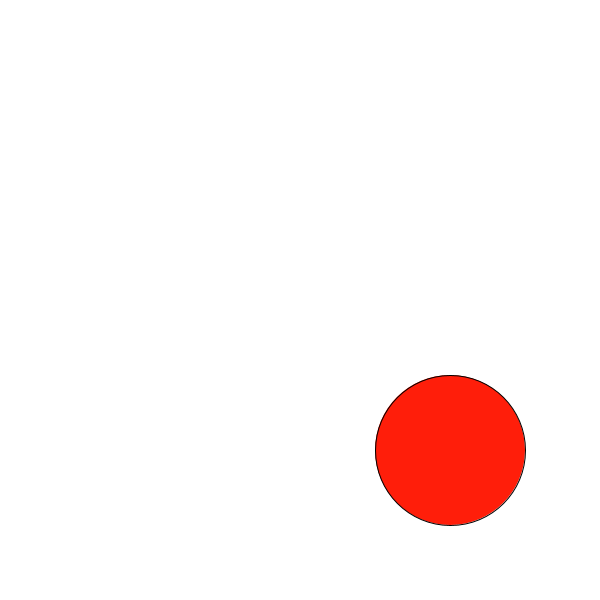
Frame 1 (no input)
Frame 60 (the mouse pressed at the canvas centre just before this capture): identical to frame 1, image omitted
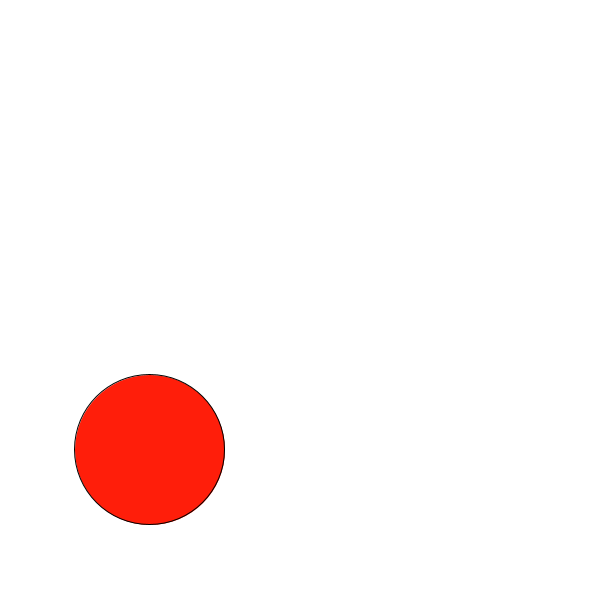
Frame 120 (the mouse held since frame 60 and released just before this capture)

The Processing sketch that drew these frames (run headless with seeded random() and noise(); from frame 60 on, the mouse is pressed at the canvas centre):

// Processing sketch: processing_112528
// ── processing_112528.pde

void setup() {
  size(600,600);
}
 
void draw() {
  background(255);
  fill(900,30,10);
  
  translate(width/2,height/2);
   
  float theta = PI*mouseX / width;
   
  rotate(theta);
   
  ellipseMode(CENTER);
  ellipse(150,150,150,150);
}
